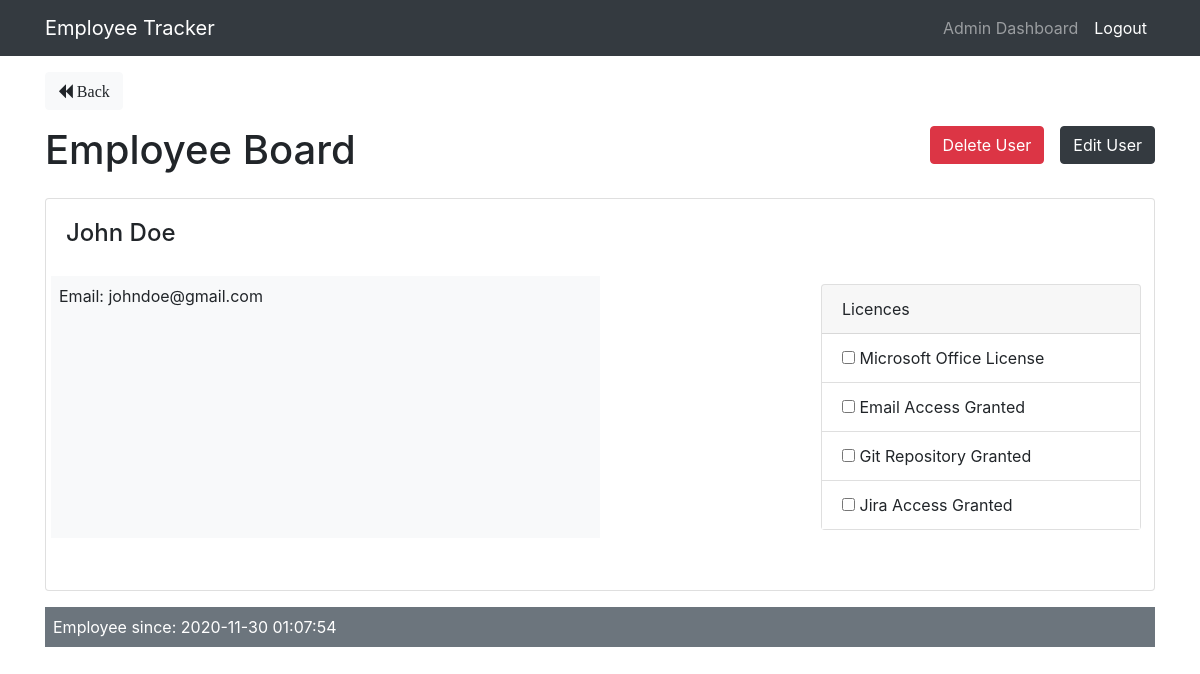
The page /employees/show/21 (signed in) on the database its author committed.
### tables this page shows
CREATE TABLE `users` (
  `id` int(11) NOT NULL,
  `name` varchar(255) NOT NULL,
  `email` varchar(255) NOT NULL,
  `password` varchar(255) NOT NULL,
  `user_type` int(11) NOT NULL COMMENT '1- admin 0-employee',
  `created_at` datetime NOT NULL DEFAULT current_timestamp()
);

### app/controllers/Employees.php (called while the page is built, shortened)
<?php
class Employees extends Controller
{
    public function __construct()
    {
        $this->employeeModel = $this->model('Employee');
        $this->requestModel  = $this->model('Request');
    }
    public function show($id)
    {
        $requests = $this->requestModel->getRequests();
        $request  = $this->requestModel->getRequestById($id);
        $employee = $this->employeeModel->getEmployeeById($id);
        $data = [
            'employee' => $employee,
            'requests' => $requests,
            'request'  => $request
        ];
        $this->view('employees/show', $data);
    }
}

### app/libraries/Core.php (called while the page is built, shortened)
<?php
class Core {
    protected $currentMethod = 'index';
    public function __construct(){
        $url = $this->getUrl();
        if(file_exists('../app/controllers/' . ucwords($url[0]). '.php')){
            unset($url[0]);
        }
        $this->currentController = new $this->currentController;
        if(isset($url[1])){
            if(method_exists($this->currentController, $url[1])){
                $this->currentMethod = $url[1];
                unset($url[1]);
            }
        }
        $this->params = $url ? array_values($url) : [];
        call_user_func_array([$this->currentController, $this->currentMethod], $this->params);
    }
    public function getUrl(){
        if(isset($_GET['url'])){
            $url = rtrim($_GET['url'], '/');
            $url = filter_var($url, FILTER_SANITIZE_URL);
            $url = explode('/', $url);
            return $url;
        }
    }
}

### public/index.php (called while the page is built, shortened)
<?php
$init = new Core;

### app/libraries/Database.php (called while the page is built, shortened)
<?php
class Database {
    private $host = DB_HOST;
    private $user = DB_USER;
    private $pass = DB_PASS;
    private $dbname = DB_NAME;
    private $dbh;
    private $stmt;
    public function __construct(){
        $dsn = 'mysql:host=' . $this->host . ';dbname=' . $this->dbname;
        $options = array(
            PDO::ATTR_PERSISTENT => true,
            PDO::ATTR_ERRMODE => PDO::ERRMODE_EXCEPTION
        );
        try{
            $this->dbh = new PDO($dsn, $this->user, $this->pass, $options);
        } catch(PDOException $e){
            $this->error = $e->getMessage();
            echo $this->error;
        }
    }
    public function query($sql){
        $this->stmt = $this->dbh->prepare($sql);
    }
    public function bind($param, $value, $type = null){
        if(is_null($type)){
            switch(true){
                default:
                    $type = PDO::PARAM_STR;
            }
        }
        $this->stmt->bindValue($param, $value, $type);
    }
    public function execute(){
        return $this->stmt->execute();
    }
    public function single(){
        $this->execute();
        return $this->stmt->fetch(PDO::FETCH_OBJ);
    }
}

### app/models/Employee.php (called while the page is built, shortened)
<?php
class Employee {
    private $db;
    public function __construct()
    {
        $this->db = new Database;
    }
    public function getEmployeeById($id){
        $this->db->query('SELECT * FROM users WHERE id = :id');
        $this->db->bind(':id', $id);
        $row = $this->db->single();
        return $row;
    }
}

### app/views/employees/show.php (the view, shortened to what this page needs)
<?php require APPROOT . '/views/inc/header.php'; ?>
<?php if ($_SESSION['user_type'] == 1) : ?>
    <a href="<?php echo URLROOT; ?>/employees" class="btn btn-light"> <i class="fa fa-backward"> Back</i></a>
    <br>
    <div class="row mb-3 mt-3">
        <div class="col-md-6">
            <h1>Employee Board</h1>
        </div>
        <div class="col-md-6">
            <a class="btn btn-dark pull-right ml-3"
               href="<?php echo URLROOT; ?>/employees/edit/<?php echo $data['employee']->id; ?>"> Edit User </a>
            <form class="pull-right"
                  action="<?php echo URLROOT; ?>/employees/delete/<?php echo $data['employee']->id; ?>"
                  method="post">
                <input type="submit" value="Delete User" class="btn btn-danger">
            </form>
        </div>
    </div>
    <div class="card card-body mb-3">
        <h4 class="card-title"><?php echo $data['employee']->name; ?></h4>
        <div class="row mb-3 mt-3">
            <div class="col-md-6 bg-light p-2 mb-3">
                Email: <span><?php echo $data['employee']->email; ?></span>
            </div>
            <div class="col-md-6 p-2 mb-3">
                <div class="card pull-right" style="width: 20rem;">
                    <div class="card-header">
                        Licences
                    </div>
                    <form class="pull-right" action="<?php echo URLROOT; ?>/employees/licences " method="post">
                        <ul class="list-group list-group-flush">
                            <li class="list-group-item"><input type="checkbox" name="licences[]"
                                                               value="Microsoft Office License"> Microsoft Office
                                License
                            </li>
                            <li class="list-group-item"><input type="checkbox" name="licences[]"
                                                               value="Microsoft Office License"> Email Access Granted
                            </li>
                            <li class="list-group-item"><input type="checkbox" name="licences[]"
                                                               value="Microsoft Office License"> Git Repository Granted
                            </li>
                            <li class="list-group-item"><input type="checkbox" name="licences[]"
                                                               value="Microsoft Office License"> Jira Access Granted
                            </li>
                        </ul>
                    </form>
                </div>
            </div>
        </div>
    </div>
    <div class="bg-secondary text-white p-2 mb-3 mt-3">
        Employee since: <?php echo $data['employee']->created_at; ?>
    </div>
<?php endif; ?>
<?php require APPROOT . '/views/inc/footer.php'; ?>

### rows shown on the page
users: name "John Doe", email "johndoe@gmail.com", created_at "2020-11-30 01:07:54"

### other values the page prints
SITENAME "Employee Tracker"
